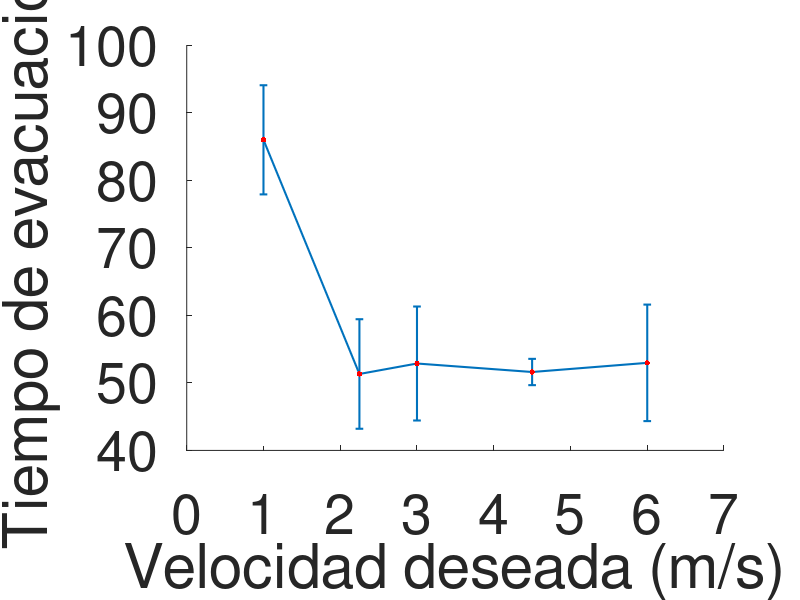

MATLAB code to generate this figure:
function plotTEvac()
 
  v1 = [81.50199999986341000;86.99359999985062000;86.96879999985067000;85.76439999985348000;88.60519999984686000];
  v2 = [51.38359999993360000;52.48319999993104000;47.24799999994324000;50.79999999993496000;54.63559999992602000];
  v3 = [55.60279999992377000;49.20079999993869000;54.90439999992539600;54.01759999992746000;50.58239999993547000];
  v4 = [52.10759999993191400;51.81079999993260500;52.26879999993154000;50.94159999993463000;50.89319999993474400];
  v5 = [55.02919999992510500;56.73599999992113000;50.18199999993640000;50.40799999993587500;52.44079999993114000];
  
  mean1 = mean(v1)
  std1 = std(v1)*3;
  mean2 = mean(v2)
  std2 = std(v2)*3;
  mean3 = mean(v3)
  std3 = std(v3)*3;
  mean4 = mean(v4)
  std4 = std(v4)*3;
  mean5 = mean(v5)
  std5 = std(v5)*3;
  scatter ([1,2.25,3,4.5,6], [mean1,mean2,mean3,mean4,mean5],15,"r",'filled');
  hold on;
  x = errorbar([1,2.25,3,4.5,6], [mean1,mean2,mean3,mean4,mean5], [std1,std2,std3,std4,std5]);
  xlabel ("Velocidad deseada (m/s)","fontsize", 40);
  set(x,"linewidth",1.5);
  h = ylabel ("Tiempo de evacuacion");
  set (h, "fontsize", 40) 
  set(gca,"fontsize",40);

endfunction